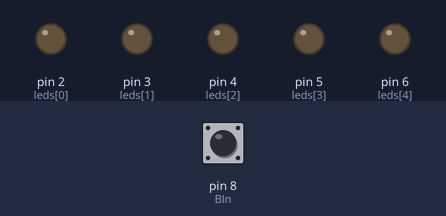
Bench run of a sketch on a simulated Arduino Uno, built with avr-gcc and run on an emulated ATmega328P. Parts: output pins drawn as LEDs (lit = HIGH). The inputs (shaded band) are chosen by the test bench; at power-on: pin 8 (BIn) LOW.

Above: at 1.2 s.
1.3 s: pin 8 (BIn) driven HIGH
At 2.5 s:
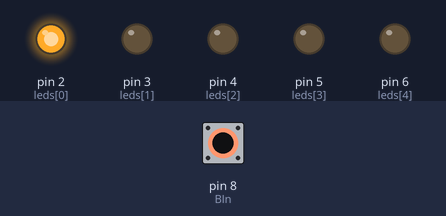
3.0 s: pin 8 (BIn) pulsed LOW 5 times (0.12 s each, 0.3 s apart)
At 3.47 s:
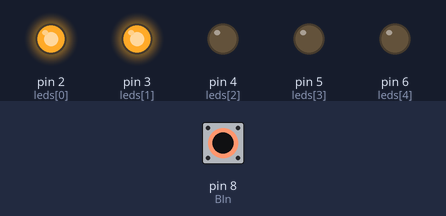
At 4.07 s:
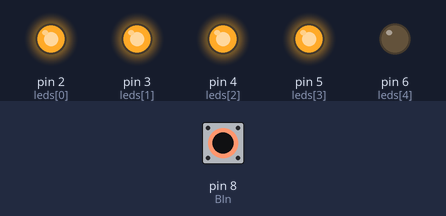
Timing chart, 0 to 6.0 s (numbered marks = the images above; inputs shaded):
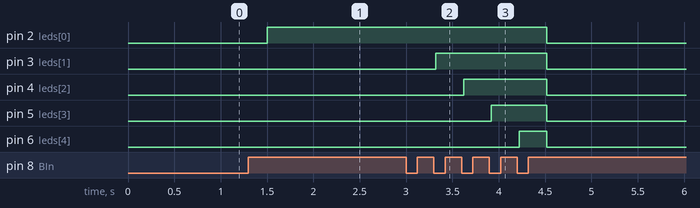

The sketch:

buttonAppendLeds.ino
```cpp
/* This uses a button which activates one more led after a press.
 * So when it is pressed a led in the array lights up. When it's
 * pressed again, it lights up the next one while the previous one
 * remains turned on. This continues until 5 leds are lit up. If
 * a button is pressed when all are lit up, imediately after the
 * press all turn off.
 * July 16, 2016
 */
#define BIn 8
#define DEL 200

bool curr = 0;
bool prev = 0;

//Initialize the array
uint8_t leds[] = {2, 3, 4, 5, 6};
int8_t ledsOn = 0;

void setup() {
  pinMode(BIn, INPUT);

  for (int i = 0; i < 5; i++) {
    pinMode(leds[i], OUTPUT);
  }
  //Serial.begin(9600); uncomment this and other for debugging
}

void loop() {

  //gets current state of the button
  curr = digitalRead(BIn);
  if (curr == 1 && prev == 0) {

    //Serial.println("Pressed"); uncomment for debugging
    delay(200);

    //if more than 5 are on set the amount of leds
    //on to -1 so that the loop appends it to 0
    if (ledsOn >= 5) {
      ledsOn = -1;

      //turn them all off
      for (int j = 0; j < 5; j++) {
        digitalWrite(leds[j], LOW);
      }
    }

    //append the amount of leds that are on
    ledsOn++;

    //turn on the corresponding amount of leds
    for (int i = 0; i < ledsOn; i++) {
      digitalWrite(leds[i], HIGH);
    }
  }

  //makes sure it doesn't append for as long as the button is held
  prev = curr;
}
```

Measured:
- after the input at 1.3 s, pin 2 (leds[0]): LOW → HIGH after 0.20 s
- after the input at 3.0 s, pin 2 (leds[0]): HIGH → LOW after 1.5 s; pin 3 (leds[1]): LOW → HIGH after 0.32 s, → LOW 1.2 s later; pin 4 (leds[2]): LOW → HIGH after 0.62 s, → LOW 0.90 s later; pin 5 (leds[3]): LOW → HIGH after 0.92 s, → LOW 0.60 s later; pin 6 (leds[4]): LOW → HIGH after 1.2 s, → LOW 0.30 s later
